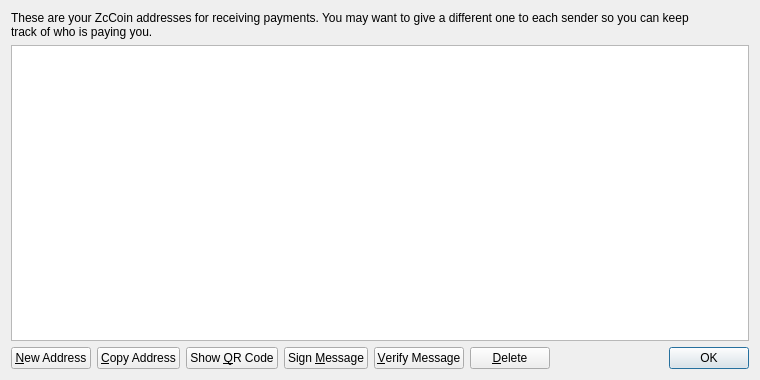
<?xml version="1.0" encoding="UTF-8"?>
<ui version="4.0">
 <class>AddressBookPage</class>
 <widget class="QWidget" name="AddressBookPage">
  <property name="geometry">
   <rect>
    <x>0</x>
    <y>0</y>
    <width>760</width>
    <height>380</height>
   </rect>
  </property>
  <property name="windowTitle">
   <string>Address Book</string>
  </property>
  <layout class="QVBoxLayout" name="verticalLayout">
   <item>
    <widget class="QLabel" name="labelExplanation">
     <property name="text">
      <string>These are your ZcCoin addresses for receiving payments. You may want to give a different one to each sender so you can keep 
track of who is paying you.</string>
     </property>
     <property name="textFormat">
      <enum>Qt::PlainText</enum>
     </property>
     <property name="wordWrap">
      <bool>true</bool>
     </property>
    </widget>
   </item>
   <item>
    <widget class="QTableView" name="tableView">
     <property name="contextMenuPolicy">
      <enum>Qt::CustomContextMenu</enum>
     </property>
     <property name="toolTip">
      <string>Double-click to edit address or label</string>
     </property>
     <property name="tabKeyNavigation">
      <bool>false</bool>
     </property>
     <property name="alternatingRowColors">
      <bool>true</bool>
     </property>
     <property name="selectionMode">
      <enum>QAbstractItemView::SingleSelection</enum>
     </property>
     <property name="selectionBehavior">
      <enum>QAbstractItemView::SelectRows</enum>
     </property>
     <property name="sortingEnabled">
      <bool>true</bool>
     </property>
     <attribute name="verticalHeaderVisible">
      <bool>false</bool>
     </attribute>
    </widget>
   </item>
   <item>
    <layout class="QHBoxLayout" name="horizontalLayout">
     <item>
      <widget class="QPushButton" name="newAddressButton">
       <property name="toolTip">
        <string>Create a new address</string>
       </property>
       <property name="text">
        <string>&amp;New Address</string>
       </property>
       <property name="icon">
        <iconset resource="../bitcoin.qrc">
         <normaloff>:/icons/add</normaloff>:/icons/add</iconset>
       </property>
      </widget>
     </item>
     <item>
      <widget class="QPushButton" name="copyToClipboard">
       <property name="toolTip">
        <string>Copy the currently selected address to the system clipboard</string>
       </property>
       <property name="text">
        <string>&amp;Copy Address</string>
       </property>
       <property name="icon">
        <iconset resource="../bitcoin.qrc">
         <normaloff>:/icons/editcopy</normaloff>:/icons/editcopy</iconset>
       </property>
      </widget>
     </item>
     <item>
      <widget class="QPushButton" name="showQRCode">
       <property name="text">
        <string>Show &amp;QR Code</string>
       </property>
       <property name="icon">
        <iconset resource="../bitcoin.qrc">
         <normaloff>:/icons/qrcode</normaloff>:/icons/qrcode</iconset>
       </property>
      </widget>
     </item>
     <item>
      <widget class="QPushButton" name="signMessage">
       <property name="toolTip">
        <string>Sign a message to prove you own a ZcCoin address</string>
       </property>
       <property name="text">
        <string>Sign &amp;Message</string>
       </property>
       <property name="icon">
        <iconset resource="../bitcoin.qrc">
         <normaloff>:/icons/edit</normaloff>:/icons/edit</iconset>
       </property>
      </widget>
     </item>
     <item>
      <widget class="QPushButton" name="verifyMessage">
       <property name="toolTip">
        <string>Verify a message to ensure it was signed with a specified ZcCoin address</string>
       </property>
       <property name="text">
        <string>&amp;Verify Message</string>
       </property>
       <property name="icon">
        <iconset resource="../bitcoin.qrc">
         <normaloff>:/icons/transaction_0</normaloff>:/icons/transaction_0</iconset>
       </property>
      </widget>
     </item>
     <item>
      <widget class="QPushButton" name="deleteButton">
       <property name="toolTip">
        <string>Delete the currently selected address from the list</string>
       </property>
       <property name="text">
        <string>&amp;Delete</string>
       </property>
       <property name="icon">
        <iconset resource="../bitcoin.qrc">
         <normaloff>:/icons/remove</normaloff>:/icons/remove</iconset>
       </property>
      </widget>
     </item>
     <item>
      <spacer name="horizontalSpacer">
       <property name="orientation">
        <enum>Qt::Horizontal</enum>
       </property>
       <property name="sizeHint" stdset="0">
        <size>
         <width>40</width>
         <height>20</height>
        </size>
       </property>
      </spacer>
     </item>
     <item>
      <widget class="QDialogButtonBox" name="buttonBox">
       <property name="sizePolicy">
        <sizepolicy hsizetype="Maximum" vsizetype="Fixed">
         <horstretch>0</horstretch>
         <verstretch>0</verstretch>
        </sizepolicy>
       </property>
       <property name="standardButtons">
        <set>QDialogButtonBox::Ok</set>
       </property>
      </widget>
     </item>
    </layout>
   </item>
  </layout>
 </widget>
 <resources>
  <include location="../bitcoin.qrc"/>
 </resources>
 <connections/>
</ui>
